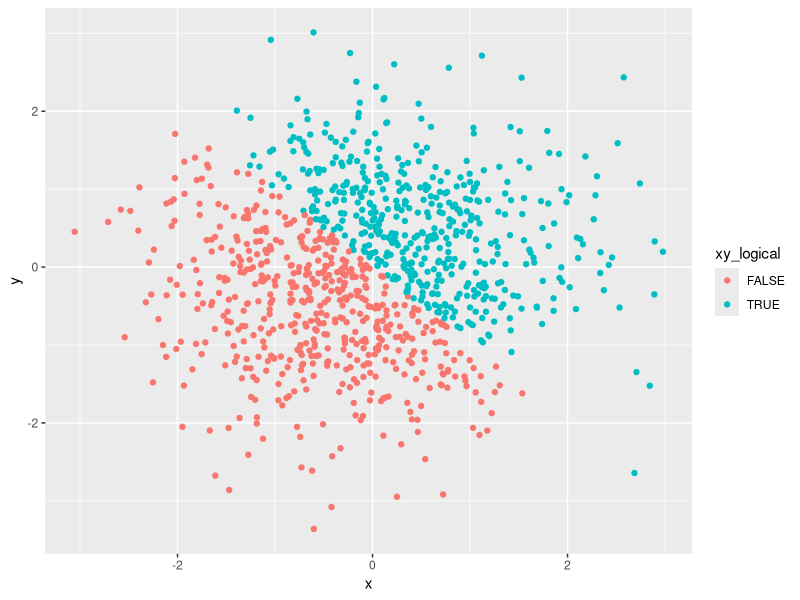
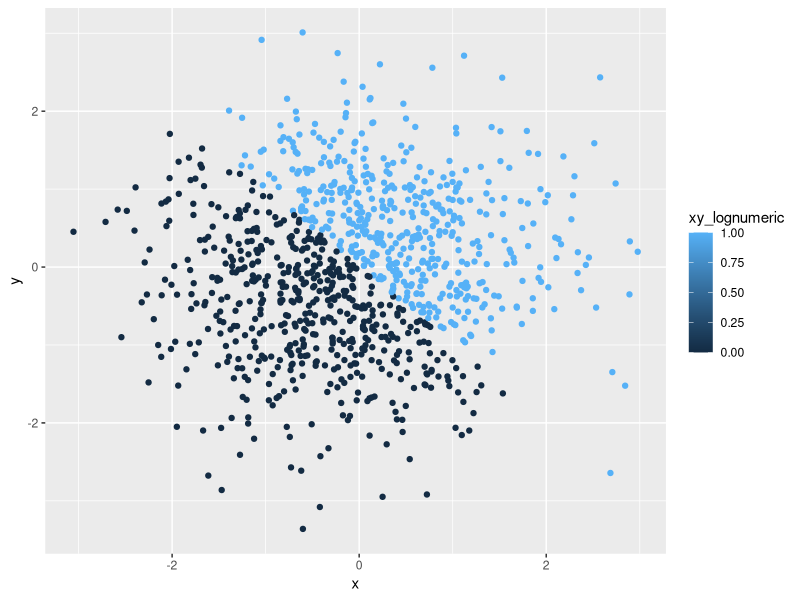
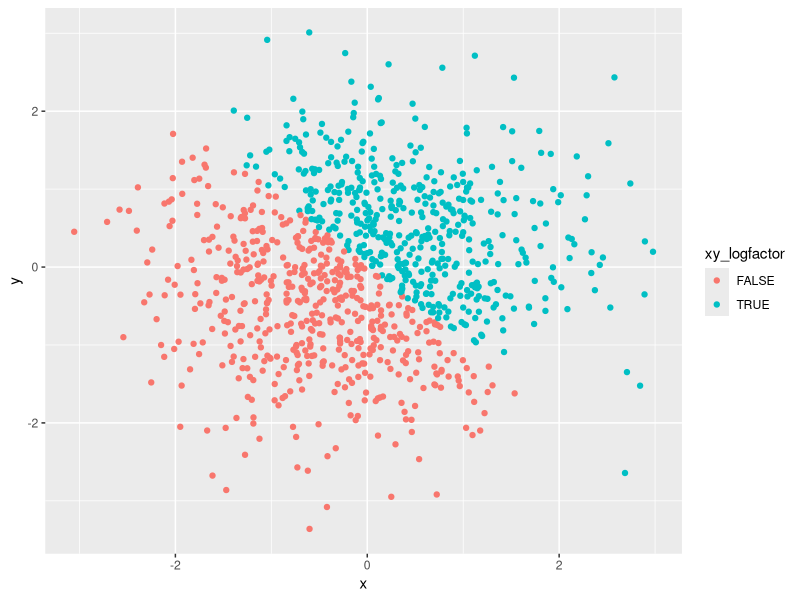
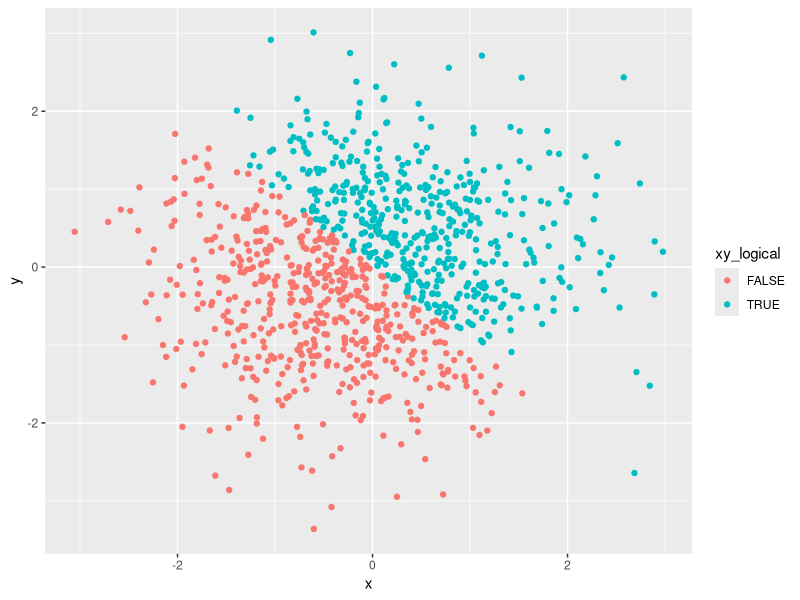

Write the R code that produced these figures, in order.
## ---- chunk 1
library(tidyverse)
Sys.setenv(LANG = "en")
## ---- chunk 2
problem1_df = tibble(
  sample_numeric = runif(10, min = 0, max = 5),
  sample_logical = c(sample_numeric > 2),
  sample_char = c("a", "random", "sample", "of", "size", "ten", "from", "uniform", "zero", "five"),
  sample_factor = factor(c("odd", "even", "odd", "even", "even", "odd", "odd", "odd", "even", "even"))
)
## ---- chunk 3
mean(problem1_df$sample_numeric)
mean(problem1_df$sample_logical)
mean(problem1_df$sample_char)
mean(problem1_df$sample_factor)
## ---- chunk 4
as.numeric(problem1_df$sample_logical)
as.numeric(problem1_df$sample_char)
as.numeric(problem1_df$sample_factor)
## ---- chunk 5
as.numeric(as.factor(problem1_df$sample_char))
as.numeric(as.character(problem1_df$sample_factor))
## ---- chunk 6
problem2_df = tibble(
  x = rnorm(1000),
  y = rnorm(1000),
  xy_logical = c((x+y) > 0),
  xy_lognumeric = as.numeric(xy_logical),
  xy_logfactor = as.factor(xy_logical)
)
## ---- chunk 7
ggplot(problem2_df, aes(x = x, y = y, color = xy_logical)) + geom_point()
ggplot(problem2_df, aes(x = x, y = y, color = xy_lognumeric)) + geom_point()
ggplot(problem2_df, aes(x = x, y = y, color = xy_logfactor)) + geom_point()
## ---- chunk 8
ggsave('scatterplot of y vs x colored by logical.pdf', plot = ggplot(problem2_df, aes(x = x, y = y, color = xy_logical)) + geom_point())
